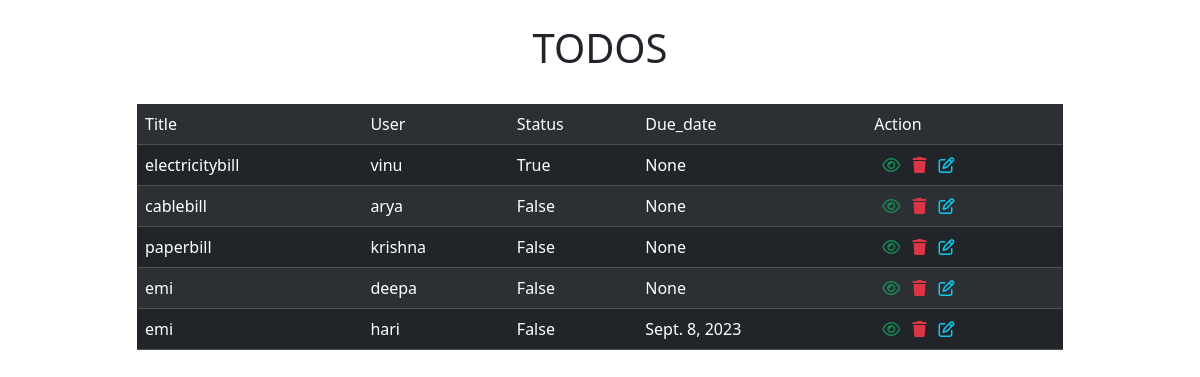
Page /todos/all on the committed database.
### task/models.py (models this page shows, shortened)
class Todos(models.Model):
    title=models.CharField(max_length=200)
    user=models.CharField(max_length=200)
    status=models.BooleanField(default=False)
    created_date=models.DateTimeField(auto_now_add=True,null=True)
    due_date=models.DateField(null=True)

### task/views.py (the view)
# urls.py: path("todos/all",TodoListView.as_view(),name="todo-list"),
class TodoListView(View):
    def get(self,request,*args,**kwargs):
       qs=Todos.objects.all()
       return render(request,"todo_list.html",{"todos":qs})

### task/templates/todo_list.html (shortened to what this page needs)
<!DOCTYPE html>
<html lang="en">
<head>
    <link href="https://cdn.jsdelivr.net/npm/bootstrap@5.3.2/dist/css/bootstrap.min.css" rel="stylesheet">
    <link rel="stylesheet" href="https://cdnjs.cloudflare.com/ajax/libs/font-awesome/6.4.2/css/all.min.css" />
</head>
<body>
    <div class="container">
        <h1 class="text-center mt-4">TODOS</h1>
        <div class="row">
            <div class="col-1"></div>
            <div class="col-10">
                <table class="table table-striped table-dark mt-4">
                    <tr>
                        <td>Title</td>
                        <td>User</td>
                        <td>Status</td>
                        <td>Due_date</td>
                        <td>Action</td>
                    </tr>
                    {% for todo in todos%}
                    <tr>
                        <td>{{todo.title}}</td>
                        <td>{{todo.user}}</td>
                        <td>{{todo.status}}</td>
                        <td>{{todo.due_date}}</td>
                        <td>
                            <a href="{%url 'todo-detail' todo.id%}" class="ms-2" ><i class="fa-regular fa-eye fa-beat text-success"></i></a>
                            <a href="{%url 'todo-remove' todo.id%}" class="ms-2" ><i class="fa-solid fa-trash text-danger"></i></a>
                            <a href="{%url 'todo-change' todo.id%}" class="ms-2" ><i class="fa-regular fa-pen-to-square text-info"></i></a>
                        </td>
                    </tr>
                    {% endfor %}
                </table>
            </div>
            <div class="col-1"></div>
        </div>
    </div>
</body>
</html>

### rows in the picture
Todos: title "electricitybill", user "vinu", status "True", due_date "None"
Todos: title "cablebill", user "arya", status "False", due_date "None"
Todos: title "paperbill", user "krishna", status "False", due_date "None"
Todos: title "emi", user "deepa", status "False", due_date "None"
Todos: title "emi", user "hari", status "False", due_date "Sept. 8, 2023"
